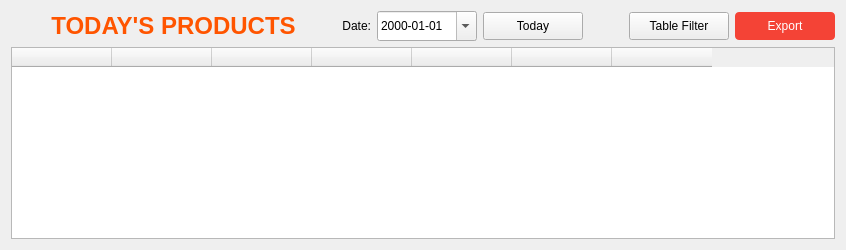
      <widget class="QWidget" name="tab_4">
       <attribute name="title">
        <string>TODAY'S PRODUCTS</string>
       </attribute>
       <layout class="QVBoxLayout" name="verticalLayout_11">
        <item>
         <layout class="QHBoxLayout" name="horizontalLayout_18">
          <item>
           <spacer name="horizontalSpacer_33">
            <property name="orientation">
             <enum>Qt::Horizontal</enum>
            </property>
            <property name="sizeHint" stdset="0">
             <size>
              <width>40</width>
              <height>20</height>
             </size>
            </property>
           </spacer>
          </item>
          <item>
           <widget class="QLabel" name="label_19">
            <property name="font">
             <font>
              <family>MS Shell Dlg 2</family>
              <pointsize>18</pointsize>
              <weight>75</weight>
              <bold>true</bold>
             </font>
            </property>
            <property name="styleSheet">
             <string notr="true">color: rgb(255, 85, 0);</string>
            </property>
            <property name="text">
             <string>TODAY'S PRODUCTS</string>
            </property>
            <property name="alignment">
             <set>Qt::AlignCenter</set>
            </property>
            <property name="indent">
             <number>300</number>
            </property>
           </widget>
          </item>
          <item>
           <spacer name="horizontalSpacer_34">
            <property name="orientation">
             <enum>Qt::Horizontal</enum>
            </property>
            <property name="sizeHint" stdset="0">
             <size>
              <width>40</width>
              <height>20</height>
             </size>
            </property>
           </spacer>
          </item>
          <item>
           <layout class="QHBoxLayout" name="horizontalLayout_19">
            <item>
             <widget class="QLabel" name="label_20">
              <property name="text">
               <string>Date:</string>
              </property>
              <property name="alignment">
               <set>Qt::AlignRight|Qt::AlignTrailing|Qt::AlignVCenter</set>
              </property>
             </widget>
            </item>
            <item>
             <widget class="QDateEdit" name="date_todayproduct">
              <property name="minimumSize">
               <size>
                <width>100</width>
                <height>30</height>
               </size>
              </property>
              <property name="displayFormat">
               <string>yyyy-MM-dd</string>
              </property>
              <property name="calendarPopup">
               <bool>true</bool>
              </property>
             </widget>
            </item>
           </layout>
          </item>
          <item>
           <widget class="QPushButton" name="btn_today">
            <property name="minimumSize">
             <size>
              <width>100</width>
              <height>28</height>
             </size>
            </property>
            <property name="maximumSize">
             <size>
              <width>100</width>
              <height>16777215</height>
             </size>
            </property>
            <property name="styleSheet">
             <string notr="true">QPushButton{
	border-radius: 4px;
	background-color:rgb(0, 0, 127); color: white;
}

QPushButton::hover {
	background-color:rgb(20, 30, 147);
}rgb(7, 172, 48)rgb(217, 135, 41)</string>
            </property>
            <property name="text">
             <string>Today</string>
            </property>
           </widget>
          </item>
          <item>
           <spacer name="horizontalSpacer_35">
            <property name="orientation">
             <enum>Qt::Horizontal</enum>
            </property>
            <property name="sizeHint" stdset="0">
             <size>
              <width>40</width>
              <height>20</height>
             </size>
            </property>
           </spacer>
          </item>
          <item>
           <widget class="QPushButton" name="btn_tablefilter2">
            <property name="minimumSize">
             <size>
              <width>100</width>
              <height>28</height>
             </size>
            </property>
            <property name="styleSheet">
             <string notr="true">QPushButton{
	border-radius: 4px;
	background-color: #07ac30; color: white;
}

QPushButton::hover {
	background-color: #17bc40;
}rgb(7, 172, 48)</string>
            </property>
            <property name="text">
             <string>Table Filter</string>
            </property>
           </widget>
          </item>
          <item>
           <widget class="QPushButton" name="btn_exporttoday">
            <property name="minimumSize">
             <size>
              <width>100</width>
              <height>28</height>
             </size>
            </property>
            <property name="styleSheet">
             <string notr="true">QPushButton{
	border-radius: 4px;
	background-color: #f44336; color: white;
}

QPushButton::hover {
	background-color: #f95346;
}</string>
            </property>
            <property name="text">
             <string>Export</string>
            </property>
           </widget>
          </item>
         </layout>
        </item>
        <item>
         <widget class="QTableWidget" name="table_today">
          <property name="font">
           <font>
            <family>MS Shell Dlg 2</family>
            <pointsize>10</pointsize>
            <weight>50</weight>
            <bold>false</bold>
           </font>
          </property>
          <property name="editTriggers">
           <set>QAbstractItemView::NoEditTriggers</set>
          </property>
          <property name="selectionMode">
           <enum>QAbstractItemView::NoSelection</enum>
          </property>
          <attribute name="verticalHeaderVisible">
           <bool>false</bool>
          </attribute>
          <column>
           <property name="text">
            <string/>
           </property>
          </column>
          <column>
           <property name="text">
            <string/>
           </property>
          </column>
          <column>
           <property name="text">
            <string/>
           </property>
          </column>
          <column>
           <property name="text">
            <string/>
           </property>
          </column>
          <column>
           <property name="text">
            <string/>
           </property>
          </column>
          <column>
           <property name="text">
            <string/>
           </property>
          </column>
          <column>
           <property name="text">
            <string/>
           </property>
          </column>
         </widget>
        </item>
       </layout>
      </widget>
